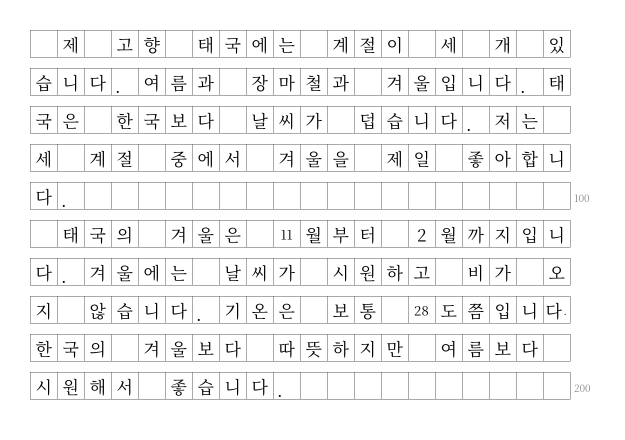
#> input picture content/img/gen/essay-season_1.png, 1250 x 880 px (shown at 1/2 size)
$ python -i crop_images.py   (imports and definitions only)
#> lines starting #> are read from the running program, lines starting #| are printed output that depends on the picture; after the words box and inside, x2 and y2 are one past the last pixel; in counts of white or black regions, pixels touching at a corner belong together
#> further down, picture is the input picture: PIL image 1250x880 RGB; min 0, max 255, mean 243.8
### scripts/kmu_paths.py
"""Where things live (2026-11-25, one folder per level).

    REPO/                 shared: scripts/ specs/ docs/ tools/ inbox/ CLAUDE.md
    REPO/levels/<N>/      one level (1 = 1급, 2 = 2급 …): source/ content/ output/ extracted/
    REPO/levels/current   the level scripts build by default (one number)

Every script imports ROOT from here instead of computing the repo root, so all the level-relative paths
('content/...', 'source/...', 'output/...', 'extracted/...') keep working unchanged.
Build another level:  KMU_LEVEL=1 python3 scripts/build.py everyday
"""
import os

REPO = os.path.dirname(os.path.dirname(os.path.abspath(__file__)))


def current_level():
    env = os.environ.get('KMU_LEVEL', '').strip()
    if env:
        return env
    with open(os.path.join(REPO, 'levels', 'current'), encoding='utf-8') as f:
        return f.read().strip()


LEVEL = current_level()
ROOT = os.path.join(REPO, 'levels', LEVEL)          # the level's root: source/ content/ output/ extracted/
SPECS = os.path.join(REPO, 'specs')                 # SPEC_* contracts and BRIEF_* agent briefs (shared by every level)
TOOLS = os.path.join(REPO, 'tools')                 # git-ignored binaries (Real-ESRGAN …)

if not os.path.isdir(ROOT):
    raise SystemExit(f'kmu_paths: level folder {ROOT} does not exist (levels/current or KMU_LEVEL = {LEVEL!r})')

### scripts/crop_images.py
#!/usr/bin/env python3
"""Real pictures for the exercises — crops from the source scans (textbook, workbook, teacher's papers) or redrawn images.

Manifests: content/img/*.tsv (one per area, so parallel writers never touch the same file). Tab-separated, '#' = comment:
    id      src                                             page  box (% of page: x0 y0 x1 y1)  w   note
    tb24-245-signs  source/textbook/KMU student's book unit 24.pdf  4  14 22 72 41               80  ป้ายห้าม 6 ป้าย
  id   : [a-z0-9-]+, unique over all manifests
  src  : a PDF under source/ (rendered at DPI) or an image file (content/img/gen/*.png for redrawn pictures, extracted/…)
         or card:<panel> → <panel> | <panel> — a drawn picture; panel = emoji (single code points) · clock=7:30 · text=3,500원,
         optional @caption under it (only what the paper itself printed: a name, a price — never the answer word)
  page : 1-based PDF page (empty for an image src)
  box  : four numbers in % of the page (empty = the whole page/image); white margins are trimmed automatically
  w    : display width in the PDFs, % of the text width (empty = the picture's printed size, i.e. as big as on paper)
  note : Thai description (alt text; the content keeps its own 🖼️ caption line)

Content refers to a picture as  ![🖼️ caption](img:ID)  (Markdown, make_pdf.py) or  "img": "ID" / ["ID", …]  (practice-site JSON,
item or section). Crops land in extracted/img/ID.jpg (git-ignored, regenerated from the manifests).

usage:
  python3 scripts/crop_images.py                 build every missing/changed crop, then --check
  python3 scripts/crop_images.py --only ID …     rebuild these crops and write previews (extracted/img/_preview/ID.png)
  python3 scripts/crop_images.py --sheet ID … | --sheet content/img/X.tsv
                                                 build them and put them all on ONE labelled contact sheet (extracted/img/_sheet_….png)
  python3 scripts/crop_images.py --grid SRC PAGE page image with a % grid (to pick a box) → extracted/img/_grid/…png
  python3 scripts/crop_images.py --check         every img:ID used in content/ exists in a manifest (exit 1 if not)
"""
import glob
import hashlib
import json
import os
import re
import sys

from PIL import Image, ImageDraw, ImageFont

from kmu_paths import REPO, ROOT   # ROOT = levels/<N>/ (source/ content/ output/ extracted/) · REPO = repo root (scripts/ specs/ tools/)
# [1 line that did not run here, left out]
# [1 line that did not run here, left out]
# [1 line that did not run here, left out]
DPI = 300                 # crops (the scans are ~340 ppi); the PDFs print them at their natural size (TEXT_PX = text width at this DPI)
TEXT_PX = 1984            # 168 mm text width at 300 dpi
MAX_PX = 2400
ID_RE = re.compile(r'^[a-z0-9][a-z0-9-]*$')
USE_MD = re.compile(r'\]\(img:([a-z0-9-]+)\)')


# [39 lines left out: function load_manifest, not called in this run]


EMOJI = '/usr/share/fonts/truetype/noto/NotoColorEmoji.ttf'
SANS = '/usr/share/fonts/opentype/noto/NotoSansCJK-Regular.ttc'


# [94 lines left out: functions _kr, _clock, _panel, draw_card, page_image, not called in this run]


def trim(im, pad=10, thr=238):
    """Cut near-white margins (a loose box still gives a tight picture)."""
#> called with pad = 10, thr = 238
    g = im.convert('L').point(lambda v: 255 if v < thr else 0)
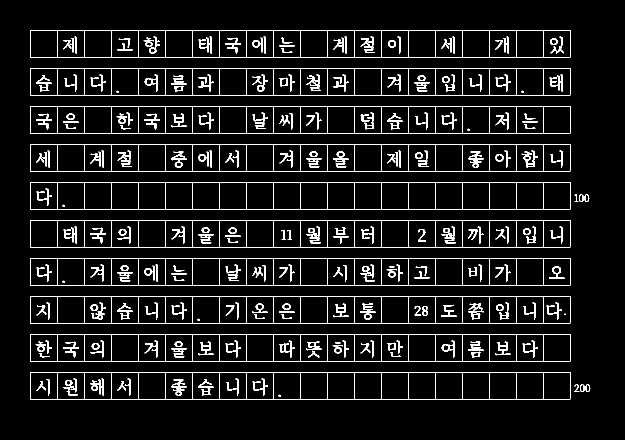
#> g: PIL image 1250x880 L (shown at 1/2 size); 6.4% white in thin lines or dots, all inside (x1, y1, x2, y2) = (60, 60, 1181, 799)
    bb = g.getbbox()
#> bb = (60, 60, 1181, 799)
    if not bb:
        return im
    x0, y0, x1, y1 = bb
#> x0 = 60; y0 = 60; x1 = 1181; y1 = 799
    return im.crop((max(0, x0 - pad), max(0, y0 - pad), min(im.width, x1 + pad), min(im.height, y1 + pad)))
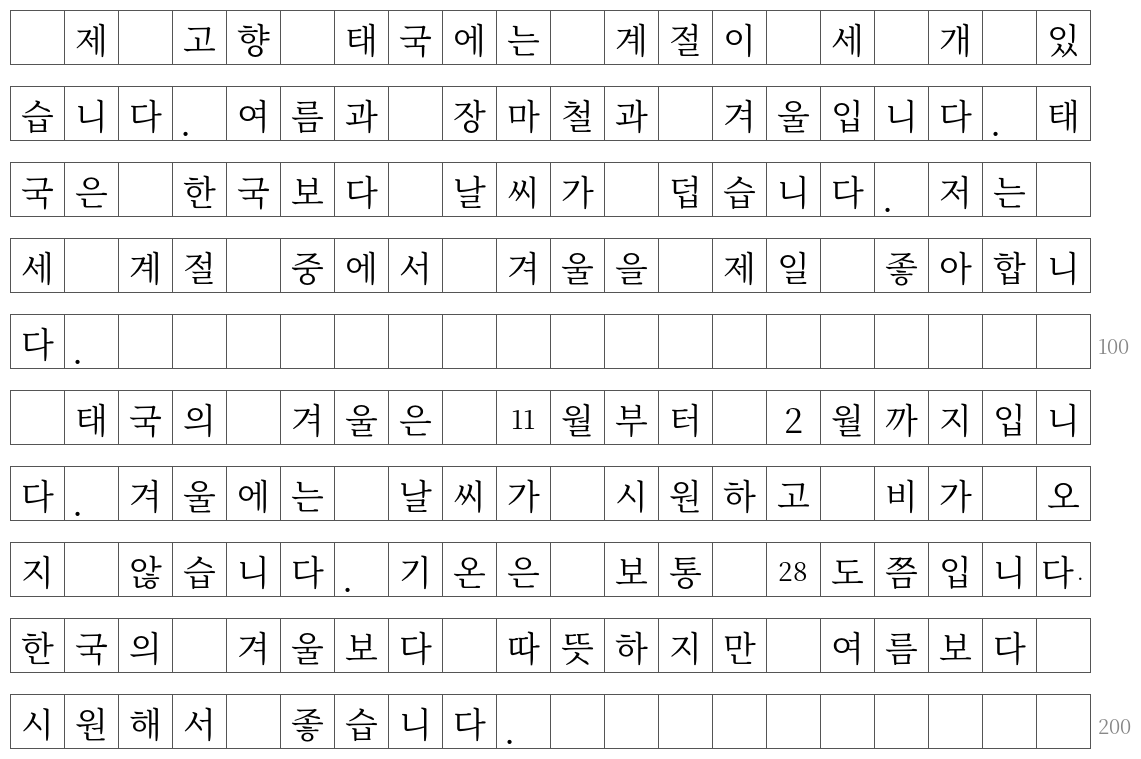
#> returned value: PIL image 1141x759 RGB; min 0, max 255, mean 240.8


# [5 lines left out: function stamp_of, not called in this run]


# ---------------------------------------------------------------- remaster (user 11/19: "ชัด สดใส คมเหมือน svg")
# Real-ESRGAN (ncnn-vulkan, GPU) redraws each scanned crop 4× sharper; the result is kept at 2× the scan size, the paper is made
# pure white and colours a little livelier. Halftone/photocopy dots are smoothed first, or the model erases faces (pilot 11/19).
# Without the tool (extracted/tools/esrgan, git-ignored) the plain crop is used.
# [1 line that did not run here, left out]
# [1 line that did not run here, left out]
# [1 line that did not run here, left out]
REMASTER_VER = 'r1'
DOTTY = 28.0                 # mean high-frequency energy on ink pixels: teacher photocopies ≈ 30–33, book print ≈ 20


PAPER = 'paper'             # teacher's photocopied papers: general model after a stronger blur (r2, 11/19 evening)


# [225 lines left out: functions remaster_policy, _dotty, remaster, natural_px, build, sheet and 4 more, not called in this run]


# [24 lines not run here, left out]

>>> from PIL import Image
>>> picture = Image.open('../content/img/gen/essay-season_1.png')
>>> result = trim(picture)

$ run again, on content/speaking/myself.jpeg
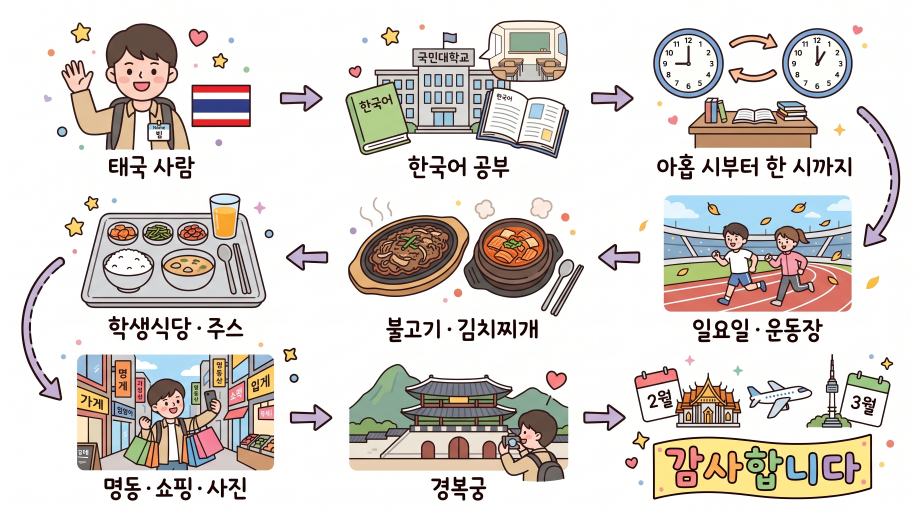
#> input picture content/speaking/myself.jpeg, 2752 x 1536 px (shown at 1/3 size)
#> picture is the input picture: PIL image 2752x1536 RGB; mean R, G, B 218.1, 211.9, 207.3
#> in trim, `g = im.convert('L').point(lambda v: 255 if v < thr else 0)`:
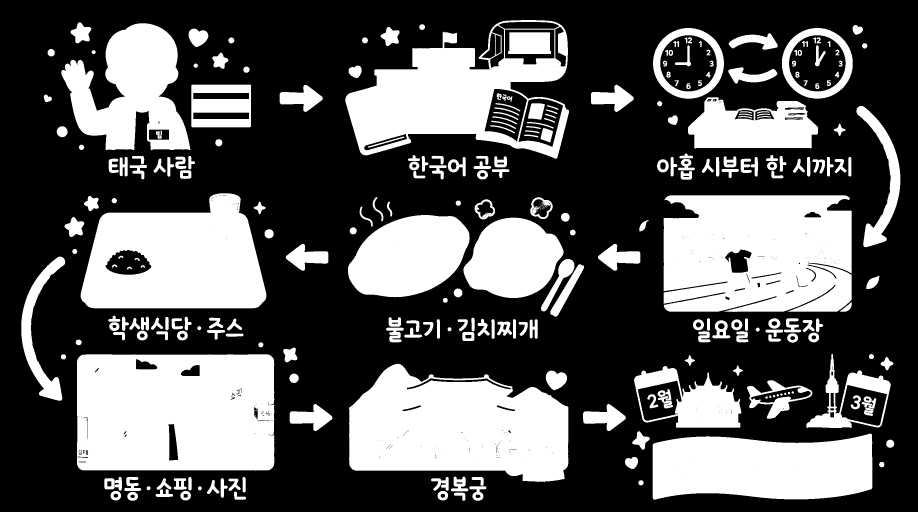
#> g: PIL image 2752x1536 L (shown at 1/3 size); 35.2% white; 335 white regions (58 under 20 px), largest, box (x1, y1, x2, y2) and area: (231, 1063, 823, 1412) 198869, (1991, 586, 2555, 936) 181524, (1047, 1091, 1705, 1446) 173262
#> bb = (64, 60, 2701, 1502)
#> x0 = 64; y0 = 60; x1 = 2701; y1 = 1502
#> in trim, `return im.crop((max(0, x0 - pad), max(0, y0 - pad), min(im.width, x1 +..`:
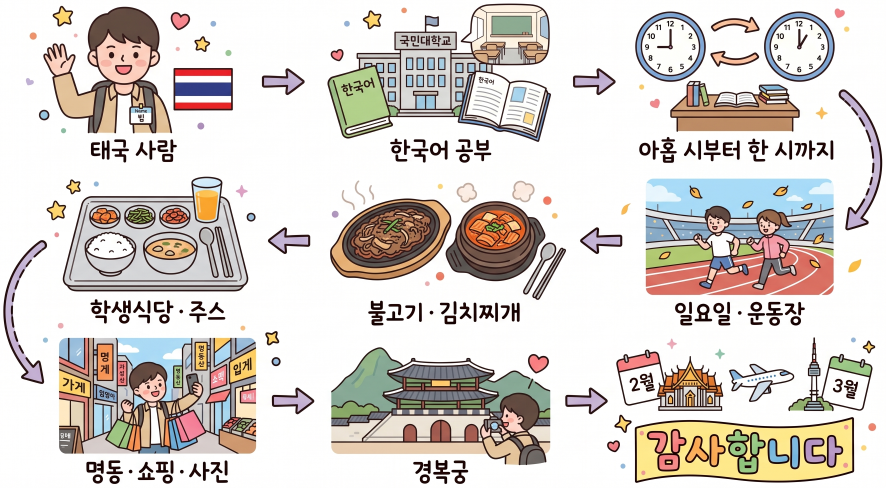
#> returned value: PIL image 2657x1462 RGB (shown at 1/3 size); mean R, G, B 214.9, 208.1, 203.2
